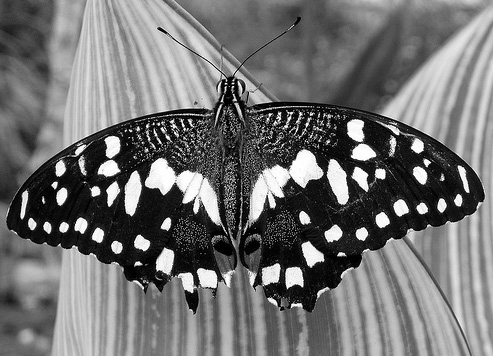
#> input picture TASK1/data/butterfly.jpg, 493 x 356 px
$ jupyter execute --allow-errors Task1.ipynb   (shell and % lines are left out)
#> lines starting #> are read from the running program, lines starting #| are printed output that depends on the picture
### TASK1/filters.py
#####TUWIEN - WS2023 CV: Task1 - Scale-Invariant Blob Detection
#####*********+++++++++*******++++INSERT GROUP NO. 4
from typing import Tuple
import numpy as np
import cv2


def create_log_kernel(size: int, sig: float) -> float:
    """
    Returns a rotationally symmetric Laplacian of Gaussian kernel
    with given 'size' and standard deviation 'sig'

    Parameters
    ----------
    size : int
        size of kernel (must be odd) (int)
    sig : int
        standard deviation (float)

    Returns
    --------
    float
        kernel: filter kernel (size x size) (float)

    """

    kernel = np.zeros((size, size), np.float64)
    halfsize = int(np.floor(size / 2))
    r = range(-halfsize, halfsize + 1, 1)
    for x in r:
        for y in r:
            hg = (np.power(np.float64(x), 2) + np.power(np.float64(y), 2)) / (2 * np.power(np.float64(sig), 2))
            kernel[x + halfsize, y + halfsize] = -((1.0 - hg) * np.exp(-hg)) / (np.pi * np.power(sig, 4))

    return kernel - np.mean(kernel)


def get_log_pyramid(img: np.ndarray, sigma: float, k: float, levels: int) -> Tuple[np.ndarray, np.ndarray]:
    """
    Return a LoG scale space of given image 'img' with depth 'levels'
    The filter parameter 'sigma' increases by factor 'k' per level
    HINT: np.multiply(..), cv2.filter2D(..)

    Parameters
    ----------
    img : np.ndarray
        input image (n x m x 1) (float)
    sigma : float
        initial standard deviation for filter kernel
    levels : int
        number of layers of pyramid

    Returns
    ---------
    np.ndarray
        scale_space : image pyramid (n x m x levels - float)
    np.ndarray
        all_sigmas : standard deviation used for every level (levels x 1 - float)
    """

    # student_code start

    scale_space = np.zeros((img.shape[0], img.shape[1], levels), np.float64)
    all_sigmas = np.zeros((levels, 1), np.float64)

    for i in range(0, levels):
        all_sigmas[i] = sigma
        filter_size =  int(2*np.floor(3*sigma)+1)
        LoG_filter = create_log_kernel(filter_size, sigma) * np.power(sigma, 2)
        scale_space[:, :, i] = abs(cv2.filter2D(img, -1, LoG_filter, borderType=cv2.BORDER_REPLICATE))
        sigma = sigma * k

    # student_code end

    return scale_space, all_sigmas

### TASK1/utils.py
#####TUWIEN - WS2023 CV: Task1 - Scale-Invariant Blob Detection
#####*********+++++++++*******++++INSERT GROUP NO. 4
import matplotlib.pyplot as plt
import numpy as np


def show_plot(img: np.ndarray, group_no: str = None, name: str = None) -> None:
    """
    Plots the given image 'img', use additional arguments to
    save the image to folder "results" in your local directory with given name
    img: images to save

    Parameters
    ----------
    group_no: str
        your group number - string (optional)
    name: str
        filename (without extension) - string (optional)
    """

    fig = plt.figure()
    plt.imshow(img)
    plt.plot()

    if name is not None and group_no is not None:
        fig.suptitle(group_no)
        plt.savefig('results/' + name)


# [44 lines left out: function show_blobs, not called in this run]

### TASK1/Task1.ipynb
## TASK 1 - Blob detection
Group Number: 4

### 1. Data import and preparation

Read an input image from your local directory as grayscale and normalize the values between 0 and 1.

[cell 1]
from skimage.feature import peak_local_max
import matplotlib.pyplot as plt
import numpy as np
import filters
import utils
import cv2

# Adjust size of image plot here
plt.rcParams['figure.figsize'] = [8, 5]
plt.rcParams['figure.dpi'] = 150

[cell 2]
#student_code start

img = cv2.imread('data/butterfly.jpg', cv2.IMREAD_GRAYSCALE)
#> img is the input picture: shape (356, 493); min 0, max 255, mean 113.4
norm_img = img/255
plt.imshow(norm_img, cmap='gray')
plt.show()

#student_code end

### 2. Scale Space Creation

Generate the image pyramid using ***get_log_pyramid(..)*** in _filters.py_. Check your results with ***utils.show_plot(..)***

***Submission:*** Save the *third level* of the image scale space of the butterfly as **task1_filtered.png** using ***utils.show_plot(..)***.

[cell 3]
sigma = 2
k = 1.3
levels = 10

#student_code start

scale_space, all_sigmas = filters.get_log_pyramid(norm_img, sigma, k, levels)
#> after the loop in get_log_pyramid, `for i in range(0, levels):`: all_sigmas = [2, 2.6, 3.38, 4.39, 5.71, 7.43, 9.65, 12.55, 16.31, 21.21]; sigma = 27.57
utils.show_plot(scale_space[:,:,2])
# utils.show_plot(img=scale_space[:,:,2], group_no='Group_4', name= 'task1_filtered')

#student_code end
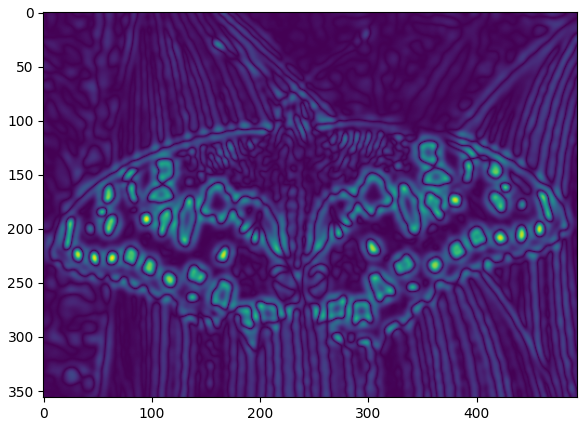
#> figure drawn by matplotlib, 1 panel

### 2. Blob detection

Perform the first step of the non-maximum suppression by setting the values in the scale space below a certain threshold to zero. Then, look for maxima in a defined local neighbourhood, in this case: the 26-connection. ***skimage.feature.peak_local_max(..)*** is useful to obtain local maxima. Complete method ***utils.show_blobs(..)*** and plot the blobs.

***Submission:*** Save the image including the blobs as **task1_blobs_full.png** (threshold around 0.3).

[cell 4]
thres = 0.3

#student_code start

#> (the rest of this cell did not finish here and is left out)

### 3. Evaluation

Apply the process to a half-sized version of the input image. Plot your results as well with ***utils.show_blobs(..)***.

_***HINT:***_
_cv2.resize(..)_

***Submission:*** Save the result as **task1_blobs_half.png**.

[cell 5]
#student_code start

resized_img = cv2.resize(img, (0,0), fx=0.5, fy=0.5)
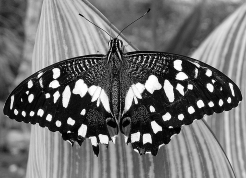
#> resized_img: shape (178, 246); min 0, max 255, mean 113.4
res_norm_img = resized_img/255

res_scale_space, all_sigmas = filters.get_log_pyramid(res_norm_img, sigma, k, levels)
#> (the rest of this cell did not finish here and is left out)

***
#### Taking a close look at the detected blobs on different image scales, is the method able to find blobs in a scale-invariant way? What could be reasons for observed errors or inaccurately detected blobs?

Yes, the method is able to detect blobs on different image scale and the example confirms this fact.
The LoG operator works at different levels corresponding to different receptive fields in the image, therefore interesting points are detected in both the full and the resized image at different levels.\
Smallest blobs in the full image don't appear any more in the resized image. Probably these blobs are detected in an high level in the full image, which means that rely on a small receptive field. The resize heavely modifies these areas and therefore there are no peaks in the resized image, meaning that no blobs are detected for these locations.

#### 3.1 LoG Response

Pick a detected keypoint and plot the response of the LoG for all scales in both image versions. The outcome should be a 2D plot where the x-axis represents the scale of the filter and the y-axis the filter response at the selected keypoint position.

_***HINT:***_
_plt.plot(..)_

#> (a cell that did not finish here is left out)

***
#### Describe and explain the difference between the two LoG response curves.

Here we are considering an interesting point and indeed we can see a peak in the LoG response both in the full and in the resized image. However the peaks occur at different levels and in particular the peak of in the resized image is left-shifted respect to the other one.\
This is due to the fact that both peaks rely on the same receptive field, but this corresponds to different levels in the two images. In the resized image the peak is detecetd in the second level, but to achieve the same receptive field in the full image we have to go deeper untill the fourth level.

#### 3.2 Own Image

Import an image of your choice and apply the process once again.

***Submission:*** Save the image including blobs with ***utils.show_blobs(..)*** as: **task1_blobs_own.png**

[cell 7]
#student_code start

img = cv2.imread('data/venice.jpg', cv2.IMREAD_GRAYSCALE)
#> (the rest of this cell did not finish here and is left out)

[cell 8]
import cv2
import numpy as np
import matplotlib.pyplot as plt
from skimage.feature import peak_local_max
import filters

# Load the image
img = cv2.imread('data/butterfly.jpg', cv2.IMREAD_GRAYSCALE)
norm_img = img / 255

# Plot the original image
plt.figure(figsize=(15, 5))
plt.subplot(1, 3, 1)
plt.imshow(img, cmap='gray')
plt.title('Original Image')

# Apply LoG filter
sigma = 2
k = 1.3
levels = 10
scale_space, all_sigmas = filters.get_log_pyramid(norm_img, sigma, k, levels)
img_filtered = scale_space[:, :, 2]
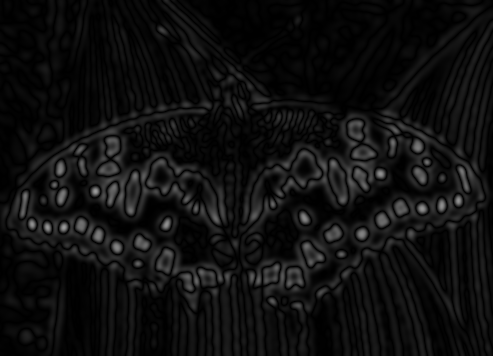
#> img_filtered: shape (356, 493) float64; min 3.51e-07, max 0.614, mean 0.061

# Plot the filtered image
plt.subplot(1, 3, 2)
plt.imshow(img_filtered, cmap='gray')
plt.title('Filtered Image')

# Find peaks
thres = 0.3
#> (the rest of this cell did not finish here and is left out)
